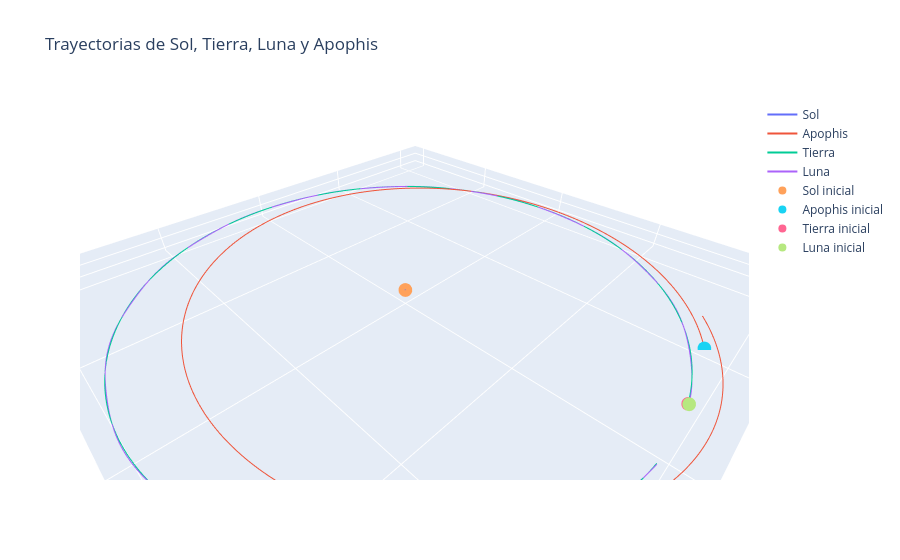

Write notebook code for a chart like this one.
### Code cell
# Gráfica 3d para el sistema Sol-Tierra-Luna-Apophis

fig = go.Figure()
fig.add_trace(go.Scatter3d(x=rs[0, :, 0], y=rs[0, :, 1], z=rs[0, :, 2], mode='lines', name='Sol'))
fig.add_trace(go.Scatter3d(x=rs[1, :, 0], y=rs[1, :, 1], z=rs[1, :, 2], mode='lines', name='Apophis'))
fig.add_trace(go.Scatter3d(x=rs[2, :, 0], y=rs[2, :, 1], z=rs[2, :, 2], mode='lines', name='Tierra'))
fig.add_trace(go.Scatter3d(x=rs[3, :, 0], y=rs[3, :, 1], z=rs[3, :, 2], mode='lines', name='Luna'))

# Agregar posiciones iniciales
for i in range(cuerpos):
    fig.add_trace(go.Scatter3d(x=[rs[i, 0, 0]], y=[rs[i, 0, 1]], z=[rs[i, 0, 2]], mode='markers', name=f'{["Sol", "Apophis", "Tierra", "Luna"][i]} inicial'))

fig.update_layout(title='Trayectorias de Sol, Tierra, Luna y Apophis', scene=dict(xaxis_title='X (AU)', yaxis_title='Y (AU)', zaxis_title='Z (AU)'))
fig.update_layout(scene=dict(aspectmode='data'))
fig.show()

### Figure 1 — Plotly figure (JSON) as saved in the notebook; plotly's stock layout.template omitted (floating-point values rounded to 4 significant figures; data arrays with more than 128 entries replaced by an {"elided": "..."} marker saying what was removed)
{"data": [{"mode": "lines", "name": "Sol", "type": "scatter3d", "x": {"elided": "1500 float values"}, "y": {"elided": "1500 float values"}, "z": {"elided": "1500 float values"}}, {"mode": "lines", "name": "Apophis", "type": "scatter3d", "x": {"elided": "1500 float values"}, "y": {"elided": "1500 float values"}, "z": {"elided": "1500 float values"}}, {"mode": "lines", "name": "Tierra", "type": "scatter3d", "x": {"elided": "1500 float values"}, "y": {"elided": "1500 float values"}, "z": {"elided": "1500 float values"}}, {"mode": "lines", "name": "Luna", "type": "scatter3d", "x": {"elided": "1500 float values"}, "y": {"elided": "1500 float values"}, "z": {"elided": "1500 float values"}}, {"mode": "markers", "name": "Sol inicial", "type": "scatter3d", "x": [5.384e-07], "y": [-2.936e-06], "z": [9.668e-11]}, {"mode": "markers", "name": "Apophis inicial", "type": "scatter3d", "x": [-0.5438], "y": [0.9121], "z": [-0.06162]}, {"mode": "markers", "name": "Tierra inicial", "type": "scatter3d", "x": [-0.1771], "y": [0.9656], "z": [-3.177e-05]}, {"mode": "markers", "name": "Luna inicial", "type": "scatter3d", "x": [-0.1777], "y": [0.9681], "z": [-3.461e-05]}], "layout": {"scene": {"aspectmode": "data", "xaxis": {"title": {"text": "X (AU)"}}, "yaxis": {"title": {"text": "Y (AU)"}}, "zaxis": {"title": {"text": "Z (AU)"}}}, "title": {"text": "Trayectorias de Sol, Tierra, Luna y Apophis"}}}
